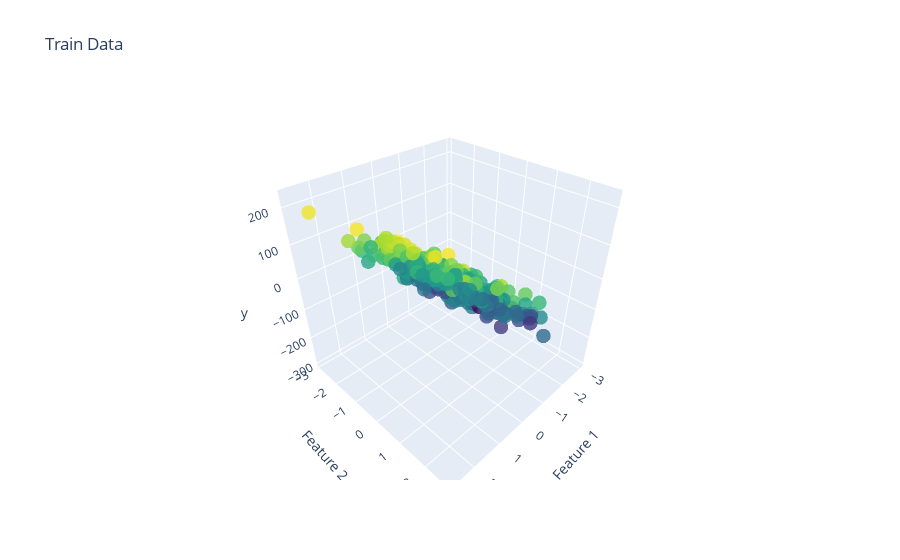
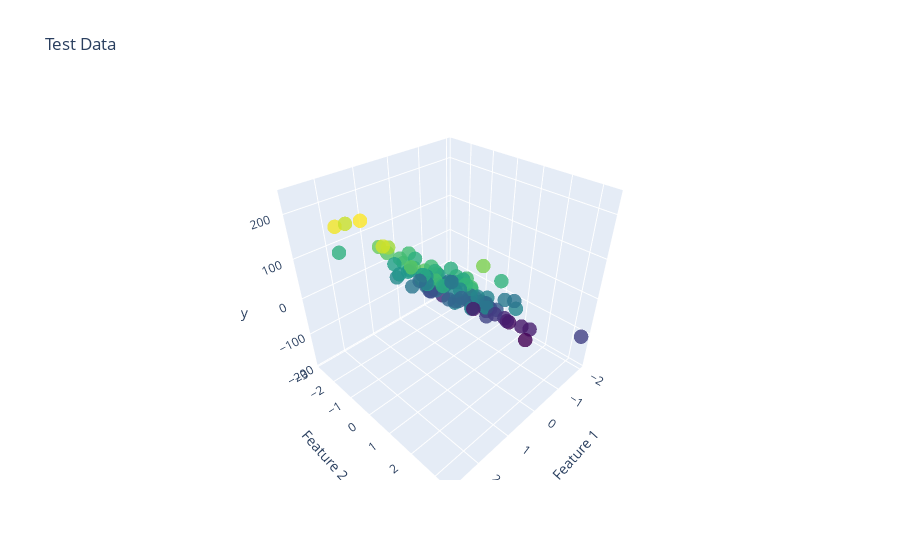

The notebook cell these images were saved under, in order:
### Code cell
import plotly.graph_objects as go
import numpy as np
from sklearn.datasets import make_regression
from sklearn.model_selection import train_test_split

# Generate noisy data with 2 features
X, y = make_regression(n_samples=500, n_features=2, noise=20)

# Split the data into train and test sets
X_train, X_test, y_train, y_test = train_test_split(X, y, test_size=0.2, random_state=42)

# Create a 3D scatter plot for the train set
fig_train = go.Figure(data=go.Scatter3d(
    x=X_train[:, 0],
    y=X_train[:, 1],
    z=y_train,
    mode='markers',
    marker=dict(
        size=5,
        color=y_train,
        colorscale='Viridis',
        opacity=0.8
    )
))

# Set axis labels and title for the train set plot
fig_train.update_layout(
    scene=dict(
        xaxis_title='Feature 1',
        yaxis_title='Feature 2',
        zaxis_title='y',
    ),
    title='Train Data'
)

# Create a 3D scatter plot for the test set
fig_test = go.Figure(data=go.Scatter3d(
    x=X_test[:, 0],
    y=X_test[:, 1],
    z=y_test,
    mode='markers',
    marker=dict(
        size=5,
        color=y_test,
        colorscale='Viridis',
        opacity=0.8
    )
))

# Set axis labels and title for the test set plot
fig_test.update_layout(
    scene=dict(
        xaxis_title='Feature 1',
        yaxis_title='Feature 2',
        zaxis_title='y',
    ),
    title='Test Data'
)

# Show the train and test plots
fig_train.show()
fig_test.show()

### Figure 1 — Plotly figure (JSON) as saved in the notebook; plotly's stock layout.template omitted (floating-point values rounded to 4 significant figures; data arrays with more than 128 entries replaced by an {"elided": "..."} marker saying what was removed)
{"data": [{"marker": {"color": {"elided": "400 float values"}, "colorscale": [[0, "#440154"], [0.1111, "#482878"], [0.2222, "#3e4989"], [0.3333, "#31688e"], [0.4444, "#26828e"], [0.5556, "#1f9e89"], [0.6667, "#35b779"], [0.7778, "#6ece58"], [0.8889, "#b5de2b"], [1, "#fde725"]], "opacity": 0.8, "size": 5}, "mode": "markers", "type": "scatter3d", "x": {"elided": "400 float values"}, "y": {"elided": "400 float values"}, "z": {"elided": "400 float values"}}], "layout": {"scene": {"xaxis": {"title": {"text": "Feature 1"}}, "yaxis": {"title": {"text": "Feature 2"}}, "zaxis": {"title": {"text": "y"}}}, "title": {"text": "Train Data"}}}

### Figure 2 — Plotly figure (JSON) as saved in the notebook; plotly's stock layout.template omitted (floating-point values rounded to 4 significant figures)
{"data": [{"marker": {"color": [73.55, 24.06, 110.4, -6.457, -43.99, 86.22, -145.2, 15.75, 12.17, 3.718, 117.2, 127.4, -66.56, 80.41, -70.1, 21.12, 122.5, -21.43, -3.549, 84.56, 39.26, 76.33, 84.91, -144.2, -176.9, -96.59, 102.5, -51.65, 151.1, -95.9, 122.4, 42.59, 228.8, -72.59, -1.89, 79.8, 108.8, 106.9, 104.4, -88.31, 76.2, 49.28, 14.45, -144.7, 52.79, -154.7, -95.94, 95.19, 62.7, -23.95, -47.78, 202.4, -17.7, -24.12, 137.0, 25.98, -86.37, 76.76, -88.14, 236.1, -55.41, -49.63, -76.78, 7.569, -6.059, 89.83, -33.41, -154.5, 3.898, 37.8, 79.34, 103.7, 175.0, 24.46, 43.89, -107.9, 7.461, -88.18, 2.901, -102.8, 14.63, 53.43, -159.5, -23.87, -9.743, 10.71, 72.9, -51.15, 123.7, -49.63, -118.1, -189.6, 31.18, 35.53, 208.1, 67.12, -27.81, -160.2, -27.06, -41.0], "colorscale": [[0, "#440154"], [0.1111, "#482878"], [0.2222, "#3e4989"], [0.3333, "#31688e"], [0.4444, "#26828e"], [0.5556, "#1f9e89"], [0.6667, "#35b779"], [0.7778, "#6ece58"], [0.8889, "#b5de2b"], [1, "#fde725"]], "opacity": 0.8, "size": 5}, "mode": "markers", "type": "scatter3d", "x": [0.7628, 0.6234, 0.9558, 0.0281, -0.5842, 1.047, -1.495, 0.4815, 0.1319, -0.2563, 1.366, 1.385, -0.4543, 1.779, -0.8898, 0.5931, 1.225, 0.4468, -0.01917, 0.5735, 0.2954, 0.3403, 0.02376, -1.597, -1.908, -1.17, 0.8994, -0.5711, 0.7308, -1.041, 1.435, 0.6774, 2.71, -0.9276, 0.3697, 1.141, 1.238, 0.7463, 0.9, -0.4349, 0.6245, 0.4509, 0.8158, -1.137, 0.8761, -1.661, -1.184, 0.821, 0.2977, -0.3494, -0.1011, 2.202, -0.7414, -0.406, 1.561, 0.3997, -1.017, 0.668, -1.022, 2.315, -0.478, -0.1872, -0.5616, -0.07957, 0.2166, 0.7188, -0.01185, -1.822, -0.3938, 0.5474, 0.6639, 1.224, 1.869, 0.376, 0.7631, -1.988, 0.1176, -0.4399, 0.1267, -0.856, 0.1709, 0.8921, -1.451, -0.9455, 0.2027, 0.03936, 0.9125, -0.1359, 1.467, -0.3975, -1.255, -1.76, 0.8546, 0.2435, 2.294, 0.8563, -0.4325, -1.823, -0.4832, -0.07224], "y": [0.2041, -0.3941, 1.846, 0.6102, 0.01559, -0.8065, -0.2403, -0.2011, -0.2997, 1.108, 0.1733, 0.663, -0.3552, -2.821, 0.8587, -0.1586, 0.9178, -1.431, -0.4926, 0.8025, -0.3301, 0.2799, 1.893, 0.535, 0.462, -0.1485, 0.2168, -0.005957, 1.979, 0.1037, -0.8863, -1.117, -0.6454, 0.2883, 0.4936, 0.1262, -0.6463, 1.422, -0.7732, -1.851, 0.9039, 0.371, -1.6, -2.119, -1.572, 0.5935, -0.4657, 1.698, 0.7395, 0.2886, -1.54, -1.267, 1.318, -0.8104, -1.026, -0.45, 0.354, 0.03819, 0.4407, -0.2923, 0.1829, -0.2034, 0.1293, 0.9061, 1.005, 1.365, -0.8751, 1.488, 2.102, -0.7258, -0.8646, 0.8383, -0.03217, -0.797, -1.086, 3.377, 0.189, -1.792, -0.3011, 0.4714, 1.555, 0.008464, -0.8475, 1.503, -1.066, 0.2895, 0.7023, -0.4556, 0.2096, -0.1829, 0.4265, 1.409, -1.388, 0.1621, 0.5218, -0.1995, 0.8881, 1.121, -0.7732, -1.838], "z": [73.55, 24.06, 110.4, -6.457, -43.99, 86.22, -145.2, 15.75, 12.17, 3.718, 117.2, 127.4, -66.56, 80.41, -70.1, 21.12, 122.5, -21.43, -3.549, 84.56, 39.26, 76.33, 84.91, -144.2, -176.9, -96.59, 102.5, -51.65, 151.1, -95.9, 122.4, 42.59, 228.8, -72.59, -1.89, 79.8, 108.8, 106.9, 104.4, -88.31, 76.2, 49.28, 14.45, -144.7, 52.79, -154.7, -95.94, 95.19, 62.7, -23.95, -47.78, 202.4, -17.7, -24.12, 137.0, 25.98, -86.37, 76.76, -88.14, 236.1, -55.41, -49.63, -76.78, 7.569, -6.059, 89.83, -33.41, -154.5, 3.898, 37.8, 79.34, 103.7, 175.0, 24.46, 43.89, -107.9, 7.461, -88.18, 2.901, -102.8, 14.63, 53.43, -159.5, -23.87, -9.743, 10.71, 72.9, -51.15, 123.7, -49.63, -118.1, -189.6, 31.18, 35.53, 208.1, 67.12, -27.81, -160.2, -27.06, -41.0]}], "layout": {"scene": {"xaxis": {"title": {"text": "Feature 1"}}, "yaxis": {"title": {"text": "Feature 2"}}, "zaxis": {"title": {"text": "y"}}}, "title": {"text": "Test Data"}}}
